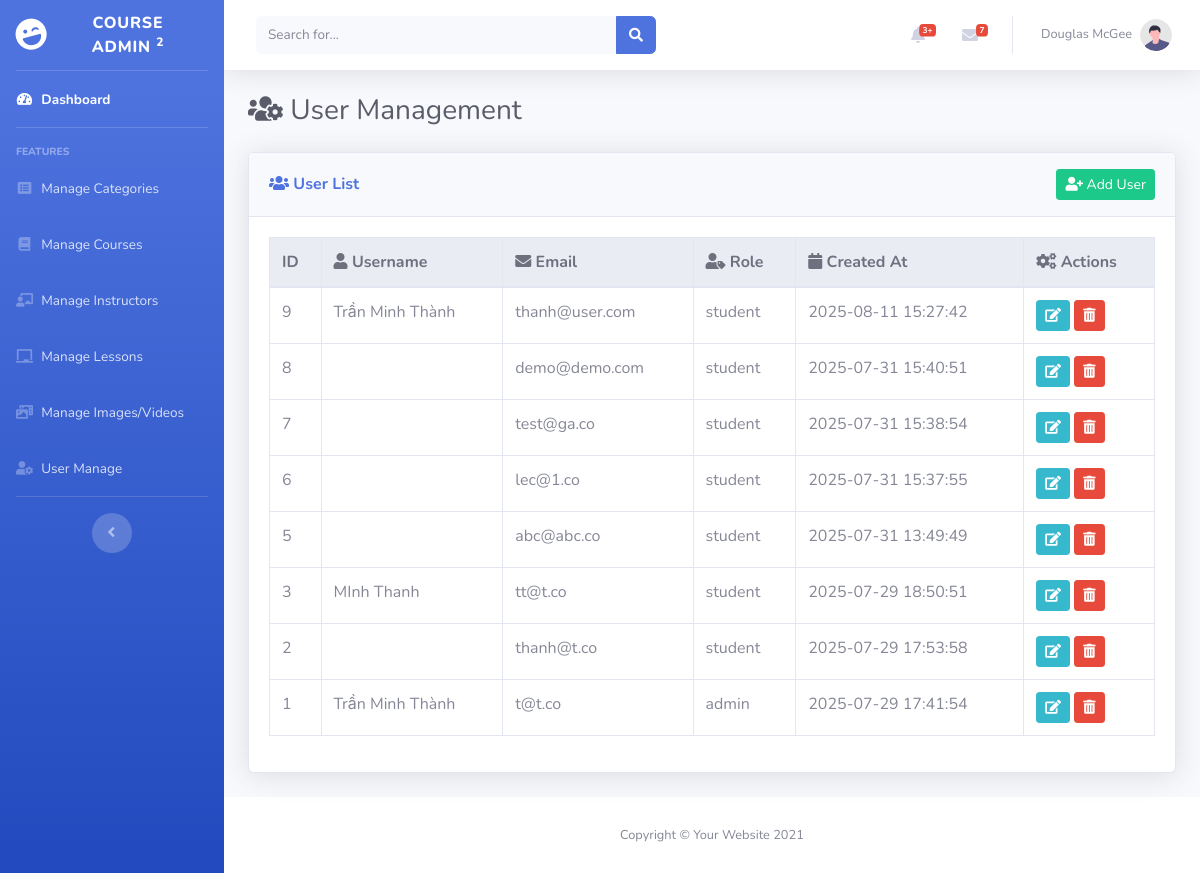
/admin/UserControllers.php, run on the app's committed database.
### tables this page shows
CREATE TABLE `users` (
  `id` int(11) NOT NULL,
  `name` varchar(100) NOT NULL,
  `email` varchar(100) NOT NULL,
  `password` varchar(255) NOT NULL,
  `role` enum('student','admin') DEFAULT 'student',
  `created_at` timestamp NOT NULL DEFAULT current_timestamp(),
  `Phone` varchar(255) DEFAULT NULL,
  `Gender` varchar(50) DEFAULT NULL,
  `Birth_Day` varchar(255) DEFAULT NULL
);

### admin/UserControllers.php (the view)
<?php
include 'admin_header.php';
require_once '../config/database.php';
$stmt = $pdo->query('SELECT * FROM users ORDER BY id DESC');
$users = $stmt->fetchAll();
?>
<div class="container-fluid">
    <h1 class="h3 mb-4 text-gray-800"><i class="fas fa-users-cog"></i> User Management</h1>
    <div class="card shadow mb-4">
        <div class="card-header py-3 d-flex justify-content-between align-items-center">
            <h6 class="m-0 font-weight-bold text-primary"><i class="fas fa-users"></i> User List</h6>
            <a href="#" class="btn btn-success btn-sm"><i class="fas fa-user-plus"></i> Add User</a>
        </div>
        <div class="card-body">
            <div class="table-responsive">
                <table class="table table-bordered table-hover">
                    <thead class="thead-light">
                        <tr>
                            <th>ID</th>
                            <th><i class="fas fa-user"></i> Username</th>
                            <th><i class="fas fa-envelope"></i> Email</th>
                            <th><i class="fas fa-user-tag"></i> Role</th>
                            <th><i class="fas fa-calendar"></i> Created At</th>
                            <th><i class="fas fa-cogs"></i> Actions</th>
                        </tr>
                    </thead>
                    <tbody>
                        <?php foreach ($users as $user): ?>
                        <tr>
                            <td><?= $user['id'] ?></td>
                            <td><?= htmlspecialchars($user['name']) ?></td>
                            <td><?= htmlspecialchars($user['email']) ?></td>
                            <td><?= htmlspecialchars($user['role'] ?? 'user') ?></td>
                            <td><?= htmlspecialchars($user['created_at'] ?? '') ?></td>
                            <td>
                                <a href="#" class="btn btn-info btn-sm" title="Edit"><i class="fas fa-edit"></i></a>
                                <a href="#" class="btn btn-danger btn-sm" title="Delete"
                                    onclick="return confirm('Delete this user?')"><i class="fas fa-trash-alt"></i></a>
                            </td>
                        </tr>
                        <?php endforeach; ?>
                    </tbody>
                </table>
            </div>
        </div>
    </div>
</div>
<?php include 'admin_footer.php'; ?>

### data on the page
users: id "9", name "Trần Minh Thành", email "thanh@user.com", role "student", created_at "2025-08-11 15:27:42"
users: id "8", email "demo@demo.com", role "student", created_at "2025-07-31 15:40:51"
users: id "7", email "test@ga.co", role "student", created_at "2025-07-31 15:38:54"
users: id "6", email "lec@1.co", role "student", created_at "2025-07-31 15:37:55"
users: id "5", email "abc@abc.co", role "student", created_at "2025-07-31 13:49:49"
users: id "3", name "MInh Thanh", email "tt@t.co", role "student", created_at "2025-07-29 18:50:51"
users: id "2", email "thanh@t.co", role "student", created_at "2025-07-29 17:53:58"
users: id "1", name "Trần Minh Thành", email "t@t.co", role "admin", created_at "2025-07-29 17:41:54"
